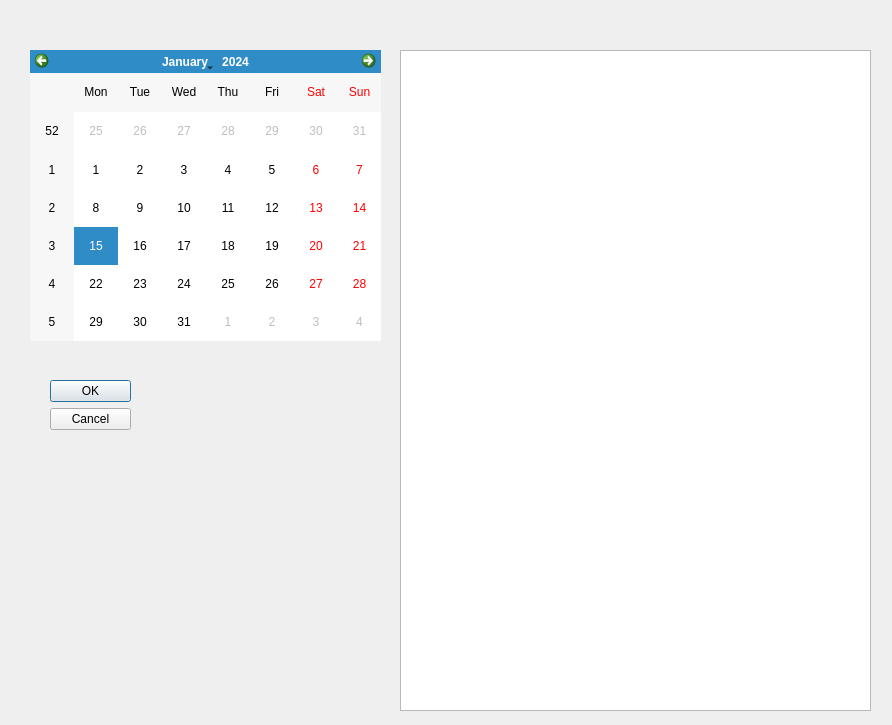
<?xml version="1.0" encoding="UTF-8"?>
<ui version="4.0">
 <class>DateDialog</class>
 <widget class="QDialog" name="DateDialog">
  <property name="geometry">
   <rect>
    <x>0</x>
    <y>0</y>
    <width>892</width>
    <height>725</height>
   </rect>
  </property>
  <property name="windowTitle">
   <string>Dialog</string>
  </property>
  <widget class="QDialogButtonBox" name="buttonBox">
   <property name="geometry">
    <rect>
     <x>50</x>
     <y>380</y>
     <width>81</width>
     <height>241</height>
    </rect>
   </property>
   <property name="orientation">
    <enum>Qt::Vertical</enum>
   </property>
   <property name="standardButtons">
    <set>QDialogButtonBox::Cancel|QDialogButtonBox::Ok</set>
   </property>
  </widget>
  <widget class="QCalendarWidget" name="calendarWidget">
   <property name="geometry">
    <rect>
     <x>30</x>
     <y>50</y>
     <width>351</width>
     <height>291</height>
    </rect>
   </property>
  </widget>
  <widget class="QPlainTextEdit" name="plainTextEdit">
   <property name="geometry">
    <rect>
     <x>400</x>
     <y>50</y>
     <width>471</width>
     <height>661</height>
    </rect>
   </property>
  </widget>
 </widget>
 <resources/>
 <connections>
  <connection>
   <sender>buttonBox</sender>
   <signal>accepted()</signal>
   <receiver>DateDialog</receiver>
   <slot>accept()</slot>
   <hints>
    <hint type="sourcelabel">
     <x>370</x>
     <y>284</y>
    </hint>
    <hint type="destinationlabel">
     <x>157</x>
     <y>274</y>
    </hint>
   </hints>
  </connection>
  <connection>
   <sender>buttonBox</sender>
   <signal>rejected()</signal>
   <receiver>DateDialog</receiver>
   <slot>reject()</slot>
   <hints>
    <hint type="sourcelabel">
     <x>396</x>
     <y>290</y>
    </hint>
    <hint type="destinationlabel">
     <x>286</x>
     <y>274</y>
    </hint>
   </hints>
  </connection>
 </connections>
</ui>
